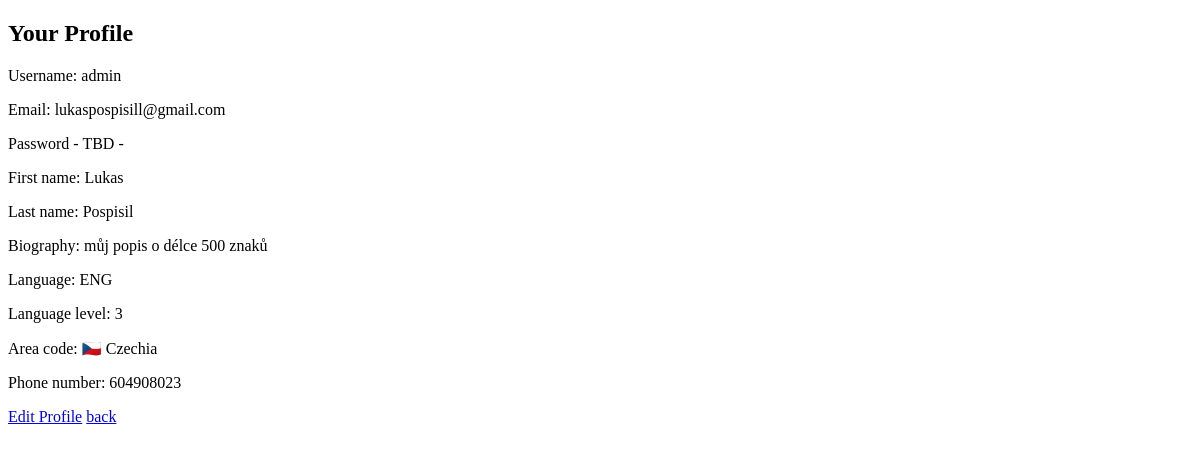
/profile/ (signed in), run on an earlier commit of the app's database.
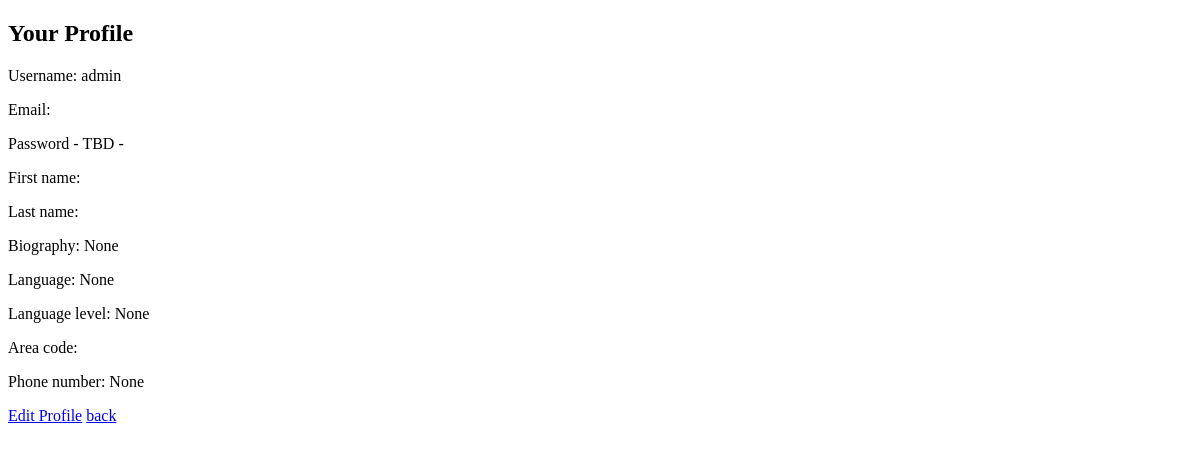
And on a later commit of the database.
### users/models.py (models this page shows)
class User(AbstractUser):
    is_useragent = models.BooleanField(default=False)
    first_name = models.CharField(max_length=50, blank=True)
    last_name = models.CharField(max_length=50, blank=True)
    company = models.ForeignKey(Company, on_delete=models.PROTECT, related_name="Companies", blank=True, null=True)
    bio = models.CharField(max_length=500, blank=True, null=True)
    language = models.CharField(max_length=5, choices=Language.STATE_CHOICES, blank=True, null=True)
    lang_level = models.CharField(max_length=30, choices=Language.LEVEL_CHOICES, blank=True, null=True)
    address = models.CharField(max_length=200, blank=True, default="")
    area_code = models.CharField(max_length=6, blank=True, choices=[
       ("🇨🇿 CZ", "🇨🇿 +420"),
       ("🇸🇰 SK", "🇸🇰 +421"),
       ("🇨🇭 CH", "🇨🇭 +41")
    ])
    phone_number = models.IntegerField(blank=True, null=True)

### users/views.py (the view)
# urls.py: path("profile/", UserProfileView.as_view(), name="profile"),
class UserProfileView(DetailView):
    model = User
    form_class = EditProfileForm
    template_name = "profile.html"
    def get_object(self):
        return self.request.user

### users/templates/profile.html (shortened to what this page needs)
<!DOCTYPE html>
<html lang="en">
<head>
</head>
<body>
<form method="post">
    <h2>Your Profile</h2>
    <p>Username: {{ user.username }}</p>
    <p>Email: {{ user.email }}</p>
    <p>Password - TBD - </p>
    {% if user.is_useragent %}
    <p>Contact Person First name: {{ user.first_name }}</p>
    <p>Contact Person Last name: {{ user.last_name }}</p>
    <p>Company name: {{ user.company }}</p>
    {% else %}
    <p>First name: {{ user.first_name }}</p>
    <p>Last name: {{ user.last_name }}</p>
    <p>Biography: {{ user.bio }}</p>
    <p>Language: {{ user.language }}</p>
    <p>Language level: {{ user.lang_level }}</p>
    {% endif %}
    <p>Area code: {{ user.area_code }}</p>
    <p>Phone number: {{ user.phone_number }}</p>
    <a href="{% url 'edit-profile' %}">Edit Profile</a>
    <a href="{% url 'homepage' %}">back</a>
</form>
</body>
</html>

What changed in the data, as far as the page shows it:
changed User "admin": bio "můj popis o délce 500 znaků" → "None"; language "ENG" → "None"; lang_level "3" → "None"; phone_number "604908023" → "None"; email "lukaspospisill@gmail.com" → (not shown); first_name "Lukas" → (not shown); last_name "Pospisil" → (not shown); area_code "🇨🇿 Czechia" → (not shown)
